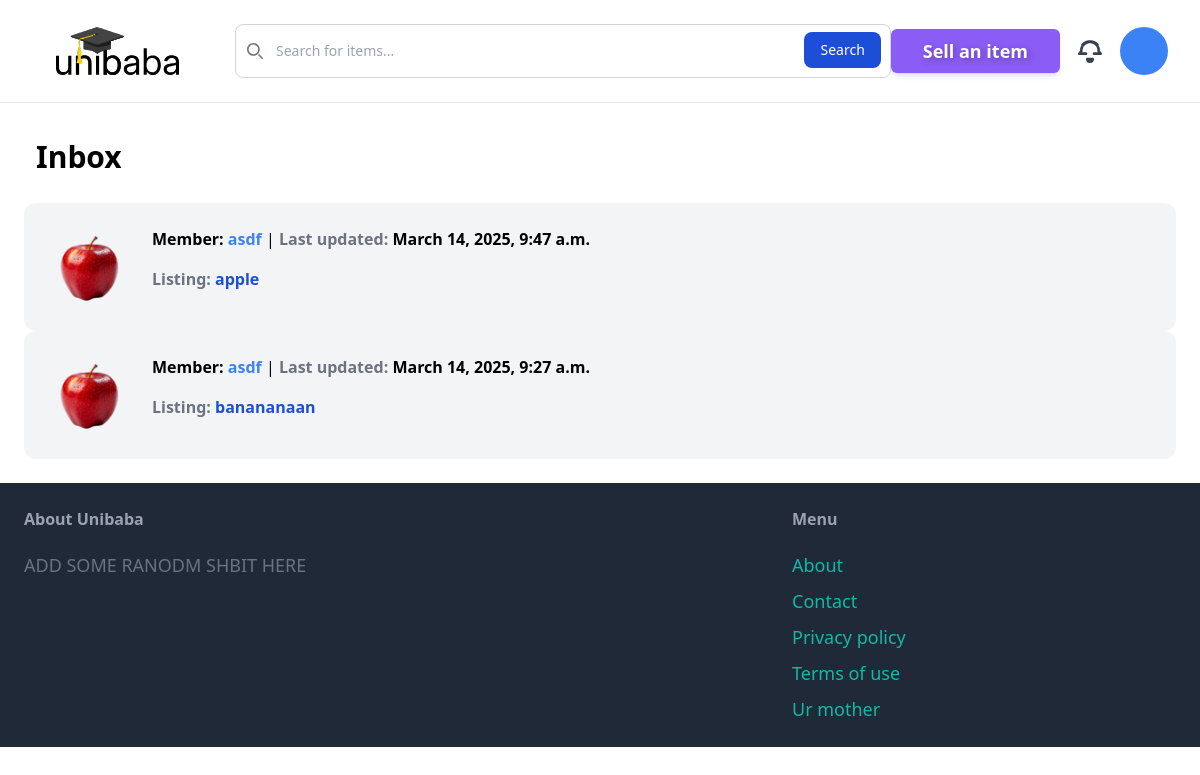
The app's page /inbox/ (signed in), older data.
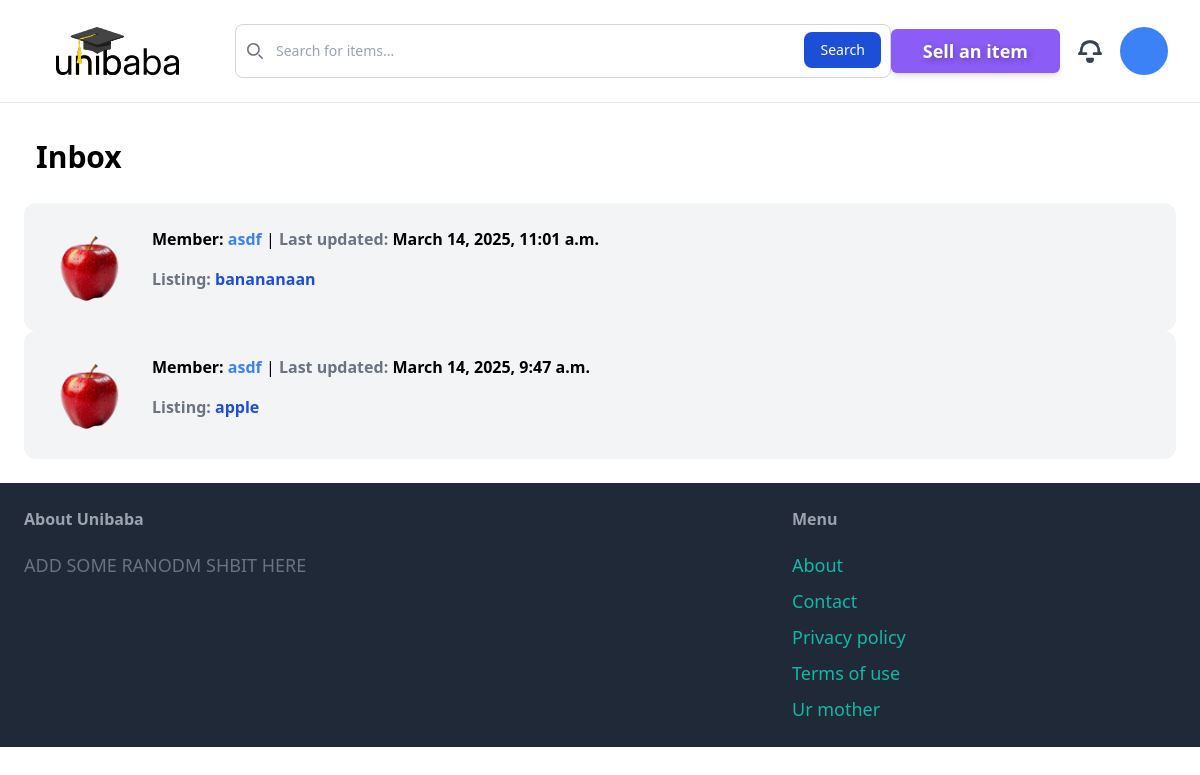
The same page, newer data.
### conversation/models.py (models this page shows)
class Conversation(models.Model):
    item=models.ForeignKey(Item, related_name='conversations',on_delete=models.CASCADE)
    members=models.ManyToManyField(User, related_name='conversations')
    created_at = models.DateTimeField(auto_now_add=True)
    modified_at=models.DateTimeField(auto_now=True)
    class Meta:
        ordering=('-modified_at',)

### item/models.py (models this page shows, shortened)
class Item(models.Model):
    category=models.ForeignKey(Category, related_name='items', on_delete=models.CASCADE)
    name=models.CharField(max_length=255)
    description=models.TextField(blank=False,null=False)
    price=models.FloatField()
    image=models.ImageField(upload_to='item_images',blank=False,null=False)
    is_sold=models.BooleanField(default=False)
    created_by=models.ForeignKey(User, related_name='items', on_delete=models.CASCADE)
    created_at=models.DateTimeField(auto_now_add=True)

### conversation/views.py (the view)
# urls.py: path('',views.inbox, name='inbox'),
@login_required
def inbox(request):
    conversations=Conversation.objects.filter(members__in=[request.user.id])
    return render(request, 'conversation/inbox.html',{
        'conversations':conversations
    })

### conversation/templates/conversation/inbox.html (shortened to what this page needs)
{% extends 'base/templatepage.html' %}
{% block content %}
<h1 class="text-3xl font-bold mb-4 text-black p-3">Inbox</h1>
<div class="space-y-6">
    {% for conversation in conversations %}
        <a href="{% url 'conversation:detail' conversation.id %}">
            <div class="p-6 flex bg-gray-100 rounded-xl hover:bg-gray-200 ">
                <div class="pr-6">
                    <img src="{{ conversation.item.image.url }}" class="w-20 rounded-xl">
                </div>
                <div>
                    {% for member in conversation.members.all %}
                        {% if member != request.user %}
                            <p class="mb-4">
                                <strong>Member: </strong>
                                <span class="font-semibold text-blue-500">{{ member.username }}</span> |
                                <span class="font-semibold text-gray-500">Last updated: </span>
                                <span class="font-semibold text-black-600">{{ conversation.modified_at }}</span>
                            </p>
                            <span class="font-semibold text-gray-500">Listing: </span>
                            <span class="font-semibold text-blue-700">{{ conversation.item.name }}</span>
                        {% endif %}
                    {% endfor %}
                </div>
            </div>
        </a>
    {% endfor %}
</div>
{% endblock %}

Row changes from the older to the newer data that the page shows:
changed Conversation "banananaan": modified_at "March 14, 2025, 9:27 a.m." → "March 14, 2025, 11:01 a.m."; moves up the list
